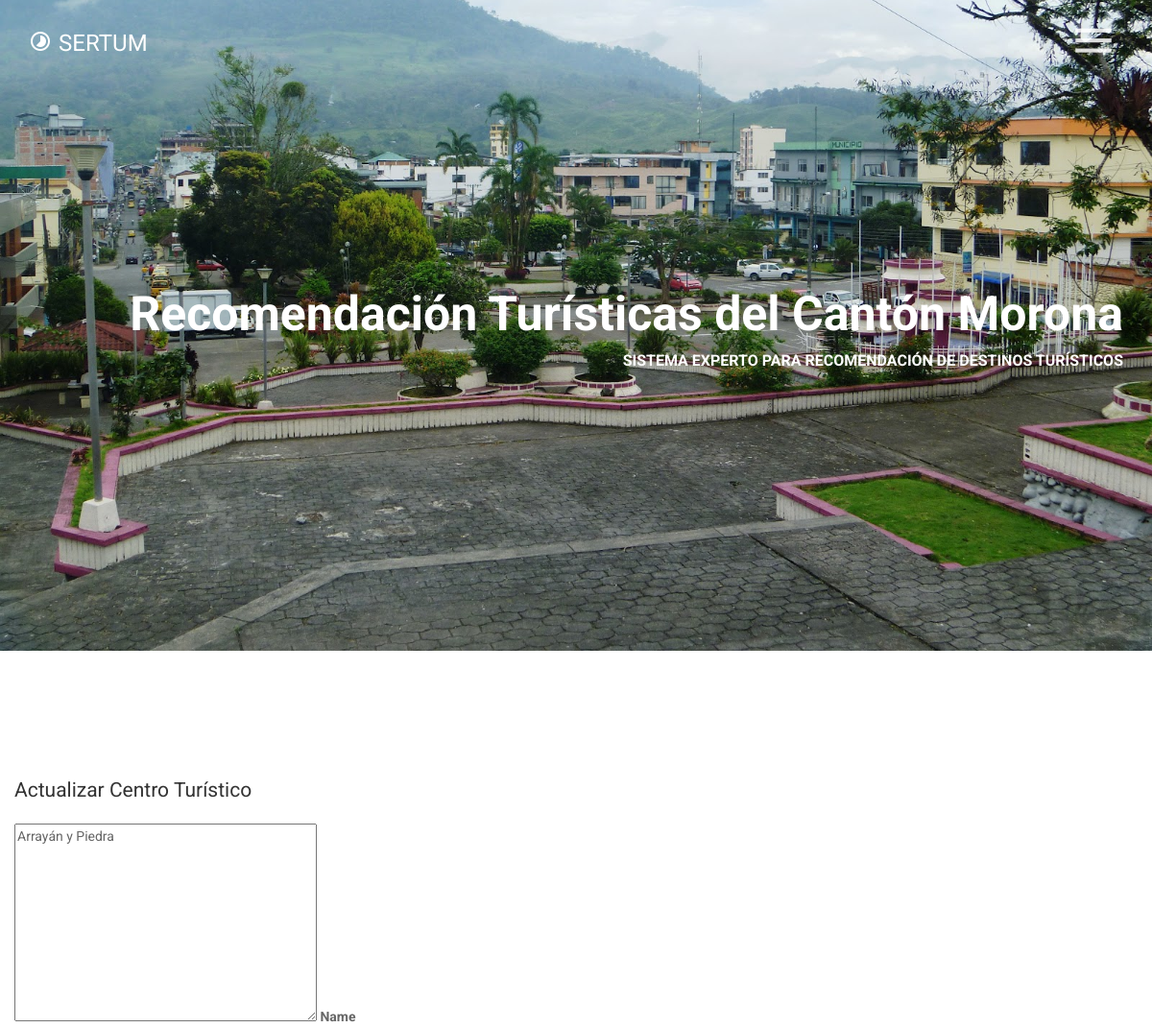
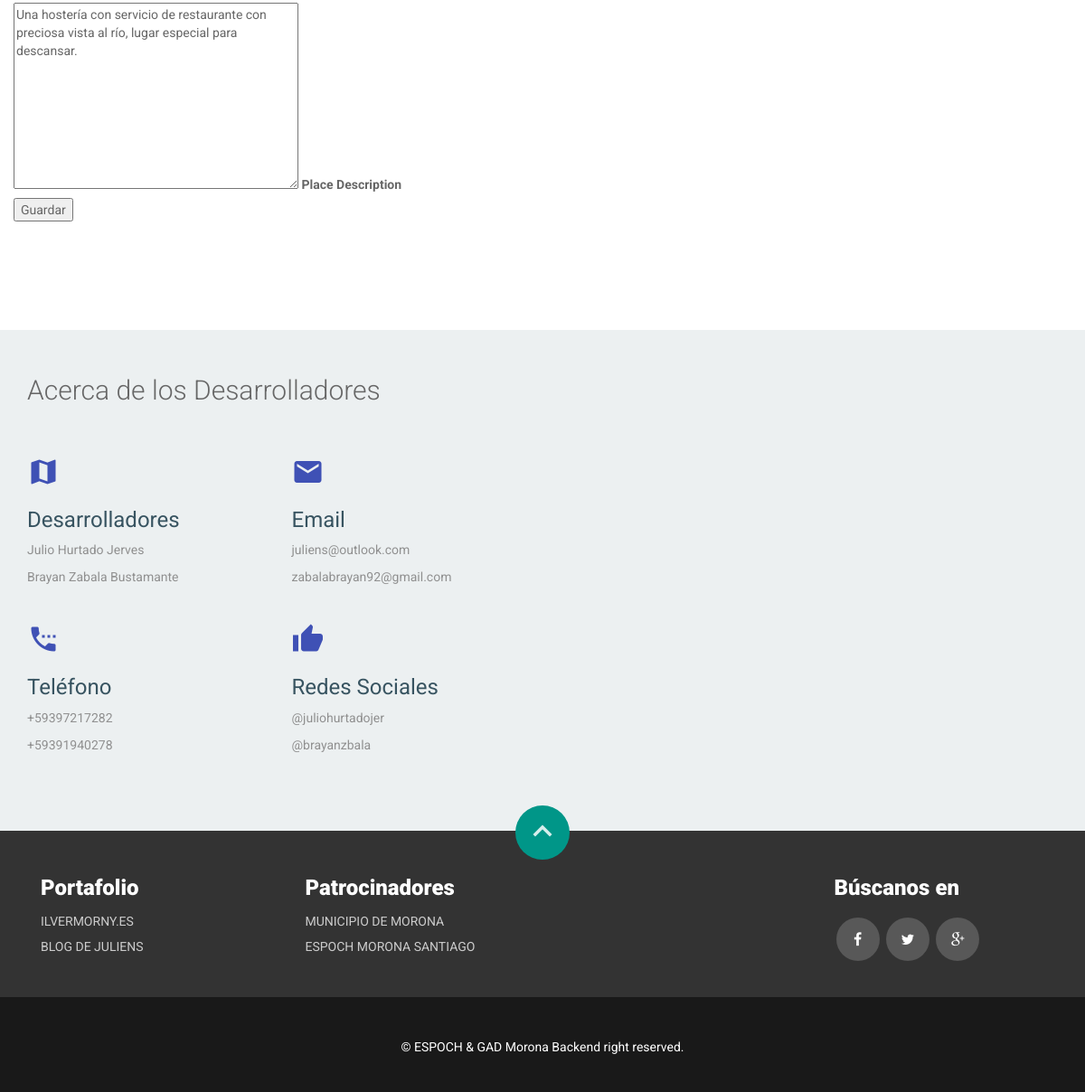
/destino/editar/ (signed in), run on the app's committed database (2 pictures, top to bottom).
### centro/models.py (models this page shows, shortened)
class Center(models.Model):
    name = models.TextField(blank=False)
    addres = map_fields.AddressField(max_length=200)
    aditional_information = models.TextField(blank=True, verbose_name='Place Description')
    geolocation = map_fields.GeoLocationField(max_length=100)
    slug = AutoSlugField(unique=True, populate_from='name', always_update=True)
    user = models.OneToOneField(User, unique=True, null=True, related_name='center')
    free = models.BooleanField(default=False)
    service = models.ManyToManyField(Service, through='ServiceCenter')
    def __str__(self):
        return self.name

### centro/views.py (the view)
# urls.py: url(r'^destino/editar/$', CenterUpdateView.as_view(), name='center_edit'),
@method_decorator(login_required, name='dispatch')
class CenterUpdateView(UpdateView):
    model = Center
    template_name = 'center_edit.html'
    form_class = CenterUpdateForm
    context_object_name = 'center'
    def get_object(self, queryset=None):
        queryset = Center.objects.get(user=self.request.user.profile)
        return queryset
    def dispatch(self, request, *args, **kwargs):
        if not Center.objects.filter(user=request.user.profile).exists():
            return HttpResponseRedirect(reverse_lazy('Center:center_create'))
        else:
            return super(CenterUpdateView, self).dispatch(request, *args, **kwargs)

### centro/form.py
class CenterUpdateForm(ModelForm):
    class Meta:
        model = Center
        fields = ['name', 'addres', 'aditional_information', ]

### centro/templates/center_edit.html (shortened to what this page needs)
{% extends 'base.html' %}
{% block content %}
    <div class="mui-container-fluid">
        <form class="mui-form" action="" method="post"> {% csrf_token %}
            <legend>Actualizar Centro Turístico</legend>
            {% for field in form %}
                <div class="mui-textfield mui-textfield--float-label">
                    {{ field }}
                    <label for="{{ field.name }}">{{ field.label }}</label>
                </div>
            {% endfor %}
            <button type="submit" class="mui-btn mui-btn--raised">Guardar</button>
        </form>
    </div>
{% endblock %}

### centro/static/css/main.css (style rules this page uses)
body { font-family: 'Roboto', sans-serif; color: #666; font-size: 14px; font-weight: 400; background: #fff; }

### data on the page
Center: form "Arrayán y Piedra" "Una hostería con servicio de restaurante con preciosa vista al río, lugar especial para descansar."

### other printed values
{{ field.label }} "Name" "Place Description"
